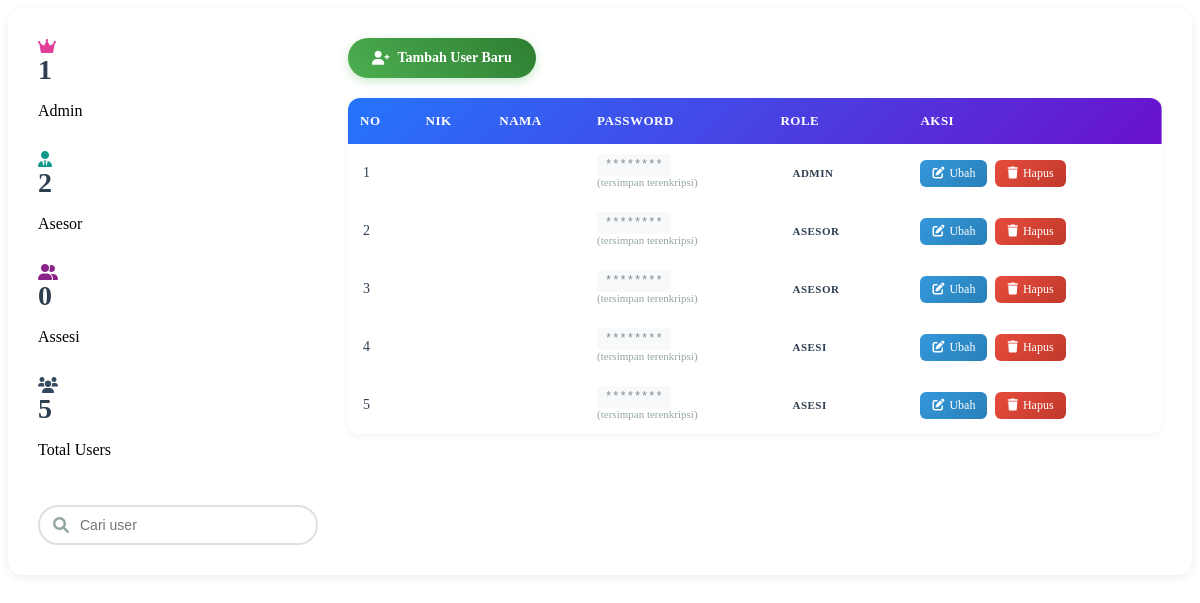
The page /BELUM/manajemen_pengguna.php (signed in) on the database its author committed.
### tables this page shows
CREATE TABLE `users` (
  `id_user` int(11) NOT NULL,
  `username` varchar(32) NOT NULL,
  `password` varchar(255) NOT NULL,
  `role` enum('Admin','Asesor','Asesi') NOT NULL,
  `id_referensi` int(11) DEFAULT NULL
);

### BELUM/manajemen_pengguna.php (the view, shortened to what this page needs)
<?php
include 'koneksi.php';
$sql = "SELECT * FROM users";
$hasil = mysqli_query($koneksi, $sql);
?>
<link rel="stylesheet" href="https://cdnjs.cloudflare.com/ajax/libs/font-awesome/6.0.0/css/all.min.css">
<div class="tampil-users-wrapper">
    <div class="container">
        <?php
        $sql_stats = "SELECT
            SUM(CASE WHEN role = 'admin' THEN 1 ELSE 0 END) as total_admin,
            SUM(CASE WHEN role = 'asesor' THEN 1 ELSE 0 END) as total_asesor,
            SUM(CASE WHEN role = 'assesi' THEN 1 ELSE 0 END) as total_assesi,
            COUNT(*) as total_users
            FROM users";
        $result_stats = mysqli_query($koneksi, $sql_stats);
        $stats = mysqli_fetch_assoc($result_stats);
        ?>
        <div class="content-layout">
            <div class="left-panel">
                <div class="stats">
                    <div class="stat-card stat-admin">
                        <i class="fas fa-crown"></i>
                        <h3><?php echo $stats['total_admin'] ?? 0; ?></h3>
                        <p>Admin</p>
                    </div>
                    <div class="stat-card stat-petugas">
                        <i class="fas fa-user-tie"></i>
                        <h3><?php echo $stats['total_asesor'] ?? 0; ?></h3>
                        <p>Asesor</p>
                    </div>
                    <div class="stat-card stat-anggota">
                        <i class="fas fa-user-friends"></i>
                        <h3><?php echo $stats['total_assesi'] ?? 0; ?></h3>
                        <p>Assesi</p>
                    </div>
                    <div class="stat-card">
                        <i class="fas fa-users"></i>
                        <h3><?php echo $stats['total_users'] ?? 0; ?></h3>
                        <p>Total Users</p>
                    </div>
                </div>
                <div class="search-box">
                    <i class="fas fa-search"></i>
                    <input type="text" id="searchInput" placeholder="Cari user">
                </div>
            </div>
            <div class="right-panel">
                <div class="actions">
                    <a href="tambah-user-baru.php" class="btn-tambah">
                        <i class="fas fa-user-plus"></i> Tambah User Baru
                    </a>
                </div>
                <div class="table-container">
                    <table id="usersTable">
                        <thead>
                            <tr>
                                <th>No</th>
                                <th>NIK</th>
                                <th>Nama</th>
                                <th>Password</th>
                                <th>Role</th>
                                <th>Aksi</th>
                            </tr>
                        </thead>
                        <tbody>
                            <?php
                            if (mysqli_num_rows($hasil) > 0) {
                                $no = 1;
                                while ($row = mysqli_fetch_assoc($hasil)) {
                                    $role_class = '';
                                    switch (strtolower($row['role'])) {
                                        case 'admin':
                                            $role_class = 'role-admin';
                                            break;
                                        case 'asesor':
                                            $role_class = 'role-asesor';
                                            break;
                                        default:
                                            $role_class = '';
                                    }
                                    echo "<tr>";
                                    echo "<td>" . $no++ . "</td>";
                                    echo "<td>" . htmlspecialchars($row['nik'] ?? '') . "</td>";
                                    echo "<td>" . htmlspecialchars($row['nama']) . "</td>";
                                    echo "<td><code>********</code><small>(tersimpan terenkripsi)</small></td>";
                                    echo "<td><span class='role-badge $role_class'>" . strtoupper(htmlspecialchars($row['role'])) . "</span></td>";
                                    echo "<td>
                                            <div class='aksi-buttons'>
                                                <a href='ubah.php?id=" . $row['id'] . "' class='btn-aksi btn-ubah'>
                                                    <i class='fas fa-edit'></i> Ubah
                                                </a>
                                                <a href='hapus.php?id=" . $row['id'] . "'
                                                   class='btn-aksi btn-hapus'
                                                   onclick=\"return confirm('Yakin ingin menghapus user ini?');\">
                                                    <i class='fas fa-trash'></i> Hapus
                                                </a>
                                            </div>
                                          </td>";
                                    echo "</tr>";
                                }
                            }
                            ?>
                        </tbody>
                    </table>
                </div>
            </div>
        </div>
    </div>
</div>

### BELUM/manajemen_pengguna.php (style rules this page uses)
.container { background: white; border-radius: 15px; box-shadow: 0 2px 10px rgba(0, 0, 0, 0.08); overflow: hidden; padding: 0; width: auto; }
.content-layout { display: grid; grid-template-columns: 280px 1fr; gap: 30px; padding: 30px; }
.left-panel { display: flex; flex-direction: column; gap: 20px; }
.stats { display: flex; flex-direction: column; gap: 15px; }
.tampil-users-wrapper .stat-admin i { color: #e23d98ff; }
.tampil-users-wrapper .stat-petugas i { color: #11998e; }
.tampil-users-wrapper .stat-anggota i { color: #8A2387; }
.tampil-users-wrapper .stat-card:last-of-type i { color: #34495e; }
.tampil-users-wrapper .stat-card h3 { font-size: 28px; color: #2c3e50; margin: 0 0 5px 0; font-weight: 700; }
.search-box { position: relative; margin-top: 10px; }
.search-box input { width: 100%; padding: 10px 15px 10px 40px; border: 2px solid #e0e0e0; border-radius: 25px; font-size: 14px; transition: all 0.3s; }
.search-box i { position: absolute; left: 15px; top: 50%; transform: translateY(-50%); color: #95a5a6; }
.right-panel { display: flex; flex-direction: column; gap: 20px; }
.btn-tambah { background: linear-gradient(45deg, #4CAF50, #2E7D32); color: white; padding: 12px 24px; border: none; border-radius: 25px; text-decoration: none; font-weight: 600; display: inline-flex; align-items: center; gap: 8px; transition: all 0.3s ease; box-shadow: 0 3px 10px rgba(76, 175, 80, 0.3); font-size: 14px; }
.table-container { overflow-x: auto; border-radius: 12px; box-shadow: 0 2px 8px rgba(0, 0, 0, 0.05); background: white; }
table { width: 100%; border-collapse: collapse; background: white; }
thead { background: linear-gradient(135deg, #2575fc, #6a11cb); color: white; }
th { padding: 15px 12px; text-align: left; font-weight: 600; font-size: 13px; text-transform: uppercase; letter-spacing: 0.5px; }
td { padding: 14px 12px; color: #2c3e50; font-size: 14px; vertical-align: middle; }
td:first-child { padding-left: 15px; }
td:last-child { padding-right: 15px; }
td code { background: #f8f9fa; padding: 4px 8px; border-radius: 4px; font-size: 12px; color: #7f8c8d; }
td small { display: block; color: #95a5a6; font-size: 11px; margin-top: 4px; }
.role-badge { padding: 6px 12px; border-radius: 15px; font-size: 11px; font-weight: 600; text-transform: uppercase; letter-spacing: 0.5px; display: inline-block; }
.aksi-buttons { display: flex; gap: 8px; }
.btn-aksi { padding: 6px 12px; border-radius: 6px; text-decoration: none; font-weight: 500; font-size: 12px; transition: all 0.3s; border: none; cursor: pointer; display: inline-flex; align-items: center; gap: 5px; }
.btn-ubah { background: linear-gradient(135deg, #3498db, #2980b9); color: white; }
.btn-hapus { background: linear-gradient(135deg, #e74c3c, #c0392b); color: white; }

### rows shown on the page
users: role "ADMIN"
users: role "ASESOR"
users: role "ASESOR"
users: role "ASESI"
users: role "ASESI"

### other values the page prints
$stats['total_admin'] "1"
$stats['total_asesor'] "2"
$stats['total_assesi'] "0"
$stats['total_users'] "5"
